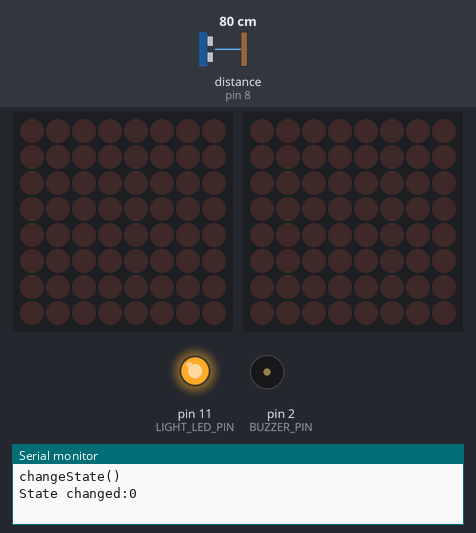
Recording of a sketch running on a simulated Arduino Uno, built with avr-gcc and run on an emulated ATmega328P. Shown: 2 × 8×8 LED matrix, output pins drawn as LEDs (lit = HIGH), buzzer (waves = sounding), the last lines printed to the serial monitor. Wiring (inferred from the names in the program): ultrasonic range finder: trigger pin 9; echo pin 8. Inputs (shaded band) come from the test bench; at power-on: distance to the obstacle (sensor on pin 8) 80 cm. The echo pulse lasts 58.3 µs per cm; random numbers use the default seed unless the sketch sets one; pins used as bus, display or sensor lines are not drawn.

Above: at 2.3 s.
2.4 s: distance to the obstacle (sensor on pin 8) set to 35 cm
3.9 s: distance to the obstacle (sensor on pin 8) set to 29 cm
At 4.24 s:
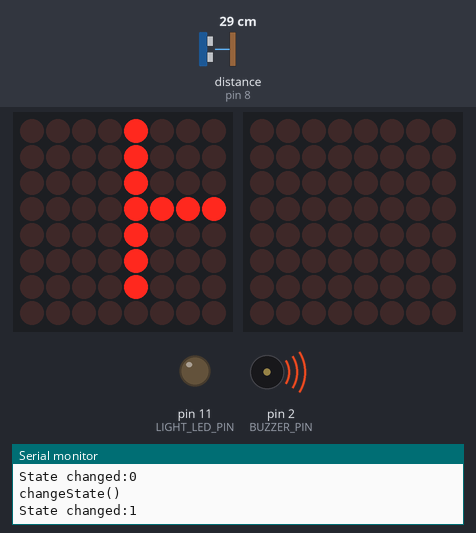
At 4.6 s:
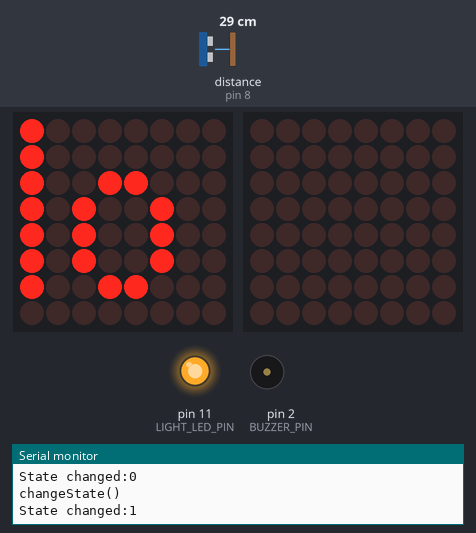
Timing chart, 0 to 14.3 s (numbered marks = the images above; inputs shaded):
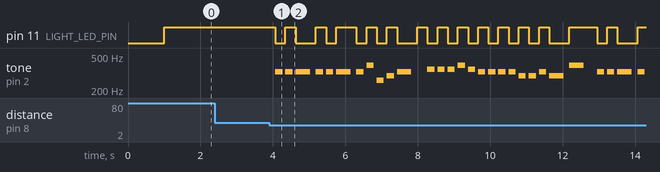

Measured:
- the behaviour switches between 32 and 31 cm on distance to the obstacle (sensor on pin 8) (found by bisection; images 0 and 1)
- after the input at 2.4 s, every drawn part: stays the same

The sketch:

gbhouse2020.ino
```cpp
#include <MD_Parola.h>
#include <MD_MAX72xx.h>
#include <SPI.h>
#include "LedControl.h"

#define MUTE 0
#define SCROLL_TEXT "Ho Ho Ho! Merry X-mas! GOD JUL! "

// 8x8 LED
#define HARDWARE_TYPE MD_MAX72XX::GENERIC_HW
#define MAX_DEVICES 1
#define CLK_PIN     4
#define DATA_PIN    6
#define CS_PIN      5

// Ultrasonic sensor
#define TRIG_PIN                  9
#define ECHO_PIN                  8
#define DISTANCE_TO_ACTIVATE_CM   30
#define UPDATE_INTERVAL_MS        100

// Buzzer
#define BUZZER_PIN  2

// Light led
#define LIGHT_LED_PIN 11

// Number of idle snowflakes
#define NUM_SNOWFLAKES 6

/** LedControl for snowflakes
 pin 12 is connected to the DataIn
 pin 11 is connected to the CLK
 pin 10 is connected to LOAD
 We have only a single MAX72XX.
 */
LedControl lc=LedControl(6,4,5,1);

// Jingle Bells!
int toneLengthMillis = 200;
int toneGapMillis = 80;

char notes[] = "eeeeeeegcde fffgfeeeeddedg";
int duration[] = {1, 1, 2, 1, 1, 2, 1, 1, 1, 1, 2, 1, 1, 1, 1, 1, 1, 1, 1, 1, 1, 1, 1, 1, 2, 2};
int totNotes = sizeof(notes);

char emptyNote = ' ';
char notesName[] = { 'c', 'd', 'e', 'f', 'g' };
int tones[] = { 261, 293, 329, 349, 392 };

int currentNote = 0;
int lastNoteMillis = 0;
int nextNoteDelayMillis = 0;

// Idle state (snowflakes)
int snowflakes[NUM_SNOWFLAKES] = {-5,-1,-3,-6,-8,1};
int snowflakeCols[NUM_SNOWFLAKES] = {1,4,3,2,5,6};
int sensorUpdateIntervalMS = 200;
int lastSensorUpdateMS = 0;

// States
enum HouseState {
  BOOT,
  IDLE,
  PARTY
};
HouseState state = BOOT;

// LED helper
MD_Parola P = MD_Parola(HARDWARE_TYPE, DATA_PIN, CLK_PIN, CS_PIN, MAX_DEVICES);

void setup() {
  P.begin();

  pinMode(TRIG_PIN, OUTPUT);
  pinMode(ECHO_PIN, INPUT);
  pinMode(BUZZER_PIN, OUTPUT);
  pinMode(LIGHT_LED_PIN, OUTPUT);

  Serial.begin(9600);

  delay(1000);

  changeState(IDLE);
}

void loop() {
  if (state == PARTY) {
    party();
  } else {
    idle();
  }
}

void changeState(HouseState nextState) {
  Serial.println("changeState()");
  if (nextState != state) {
    Serial.print("State changed:");
    Serial.println(state);

    if (state == PARTY) {
      P.displayClear();
      P.displayReset();
    }

    if (nextState == PARTY) {
      lastNoteMillis = 0;
      currentNote = 0;

      P.setIntensity(8);

    } else if (nextState == IDLE) {
      digitalWrite(LIGHT_LED_PIN, HIGH);
      noTone(BUZZER_PIN);

      P.setIntensity(1);
    }

    state = nextState;

    delay(100);
  }
}

void idle() {
  int currMillis = millis();

  if ((currMillis-lastSensorUpdateMS) >= sensorUpdateIntervalMS) {
    // The distance between sensor and obstacle (cm):
    // distance = travel_distance / 2 = 0.034 × pulse_duration / 2 = 0.017 × pulse_duration
    // generate 10-microsecond pulse to TRIG pin
    digitalWrite(TRIG_PIN, HIGH);
    delayMicroseconds(10);
    digitalWrite(TRIG_PIN, LOW);

    // measure duration of pulse from ECHO pin
    int duration_us = pulseIn(ECHO_PIN, HIGH);

    // calculate the distance
    int distance_cm = 0.017 * duration_us;

    // print the value to Serial Monitor
    //Serial.print("distance: ");
    //Serial.print(distance_cm);
    //Serial.println(" cm");

    if (duration_us>0 && distance_cm <= DISTANCE_TO_ACTIVATE_CM) {
      changeState(PARTY);
    } else {
      updateSnowflakes();
    }
    lastSensorUpdateMS = millis();
  }
}

void party() {
  int currMillis = millis();

  if (P.displayAnimate()) {
    P.displayText(SCROLL_TEXT, PA_CENTER, 45/*P.getSpeed()*/, P.getPause(), PA_SCROLL_LEFT, PA_NO_EFFECT);
  }

  if ((currMillis-lastNoteMillis) >= nextNoteDelayMillis || currentNote == 0) {
    if (!MUTE) {
      playTone(notes[currentNote], duration[currentNote] * toneLengthMillis);
    }
    lastNoteMillis = currMillis;
    nextNoteDelayMillis = (duration[currentNote] * toneLengthMillis) + (duration[currentNote] * toneGapMillis);
    currentNote++;

    bool now = digitalRead(LIGHT_LED_PIN);
    digitalWrite(LIGHT_LED_PIN, !now);

    if (currentNote >= totNotes) {
      changeState(IDLE);
    }
  }
}

void updateSnowflakes() {
  lc.clearDisplay(0);

  for (int i=0; i<NUM_SNOWFLAKES; i++) {
    if (snowflakes[i] < 7) {
      snowflakes[i] = snowflakes[i] + 1;
      if (snowflakes[i] >= 0) {
        lc.setLed(0,snowflakeCols[i],snowflakes[i], true);
      }
    } else {
      snowflakes[i] = random(-10, -1);
      snowflakeCols[i] = random(0, 7);
    }
  }
}

void playTone(char note, int duration) {
  if (note == emptyNote) {
    noTone(BUZZER_PIN);
  } else {
    for (int i = 0; i <= sizeof(tones); i++) {
      if (note == notesName[i]) {
        tone(BUZZER_PIN, tones[i], duration);
        break;
      }
    }
  }
}
```
